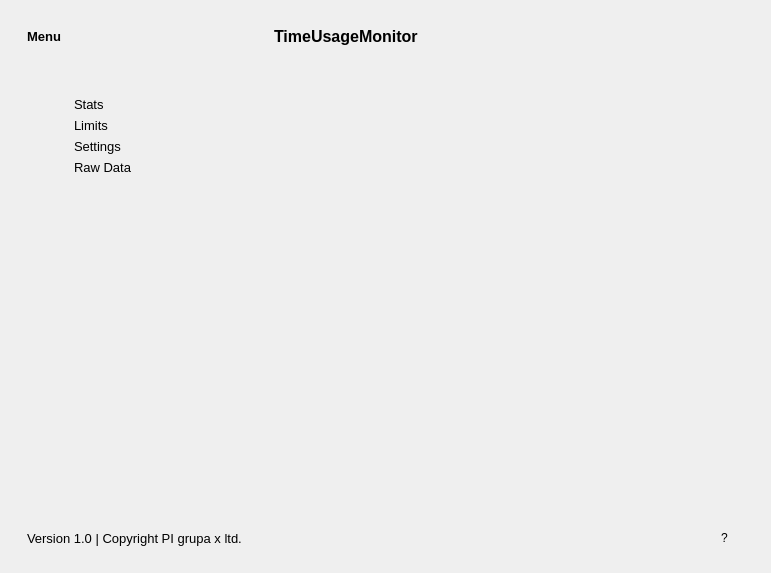
<?xml version="1.0" encoding="UTF-8"?>
<ui version="4.0">
 <class>MainWindow</class>
 <widget class="QMainWindow" name="MainWindow">
  <property name="geometry">
   <rect>
    <x>0</x>
    <y>0</y>
    <width>771</width>
    <height>573</height>
   </rect>
  </property>
  <property name="windowTitle">
   <string>MainWindow</string>
  </property>
  <property name="styleSheet">
   <string notr="true">border: none</string>
  </property>
  <widget class="QWidget" name="centralwidget">
   <layout class="QVBoxLayout" name="verticalLayout">
    <item alignment="Qt::AlignTop">
     <widget class="QFrame" name="header_frame">
      <property name="styleSheet">
       <string notr="true">:pressed {
	background-color: rgb(172, 226, 255)
}</string>
      </property>
      <property name="frameShape">
       <enum>QFrame::StyledPanel</enum>
      </property>
      <property name="frameShadow">
       <enum>QFrame::Raised</enum>
      </property>
      <layout class="QHBoxLayout" name="horizontalLayout">
       <item>
        <widget class="QFrame" name="header_left_fr">
         <property name="frameShape">
          <enum>QFrame::StyledPanel</enum>
         </property>
         <property name="frameShadow">
          <enum>QFrame::Raised</enum>
         </property>
         <layout class="QHBoxLayout" name="horizontalLayout_4">
          <item alignment="Qt::AlignLeft">
           <widget class="QPushButton" name="pushButton">
            <property name="font">
             <font>
              <pointsize>10</pointsize>
              <weight>75</weight>
              <bold>true</bold>
             </font>
            </property>
            <property name="text">
             <string>Menu</string>
            </property>
            <property name="icon">
             <iconset resource="icons.qrc">
              <normaloff>:/icons/icons/menu.svg</normaloff>:/icons/icons/menu.svg</iconset>
            </property>
            <property name="iconSize">
             <size>
              <width>32</width>
              <height>32</height>
             </size>
            </property>
           </widget>
          </item>
         </layout>
        </widget>
       </item>
       <item>
        <widget class="QFrame" name="header_center_fr">
         <property name="frameShape">
          <enum>QFrame::StyledPanel</enum>
         </property>
         <property name="frameShadow">
          <enum>QFrame::Raised</enum>
         </property>
         <layout class="QHBoxLayout" name="horizontalLayout_3">
          <item>
           <widget class="QLabel" name="label">
            <property name="font">
             <font>
              <pointsize>12</pointsize>
              <weight>75</weight>
              <bold>true</bold>
             </font>
            </property>
            <property name="text">
             <string>TimeUsageMonitor</string>
            </property>
           </widget>
          </item>
         </layout>
        </widget>
       </item>
       <item alignment="Qt::AlignRight">
        <widget class="QFrame" name="header_right_fr">
         <property name="styleSheet">
          <string notr="true"/>
         </property>
         <property name="frameShape">
          <enum>QFrame::StyledPanel</enum>
         </property>
         <property name="frameShadow">
          <enum>QFrame::Raised</enum>
         </property>
         <layout class="QHBoxLayout" name="horizontalLayout_2">
          <property name="spacing">
           <number>10</number>
          </property>
          <property name="leftMargin">
           <number>0</number>
          </property>
          <property name="topMargin">
           <number>0</number>
          </property>
          <property name="rightMargin">
           <number>0</number>
          </property>
          <property name="bottomMargin">
           <number>0</number>
          </property>
          <item>
           <widget class="QPushButton" name="minimize_button">
            <property name="styleSheet">
             <string notr="true">:hover {
	background-color: rgb(48, 158, 255)
}

:pressed {
	background-color: rgb(146, 188, 255)
}</string>
            </property>
            <property name="text">
             <string/>
            </property>
            <property name="icon">
             <iconset resource="icons.qrc">
              <normaloff>:/icons/icons/minus.svg</normaloff>:/icons/icons/minus.svg</iconset>
            </property>
            <property name="iconSize">
             <size>
              <width>32</width>
              <height>16</height>
             </size>
            </property>
           </widget>
          </item>
          <item>
           <widget class="QPushButton" name="resize_button">
            <property name="styleSheet">
             <string notr="true">:hover {
	background-color: rgb(48, 158, 255)
}

:pressed {
	background-color: rgb(146, 188, 255)
}</string>
            </property>
            <property name="text">
             <string/>
            </property>
            <property name="icon">
             <iconset>
              <normaloff>icons/restore_window.png</normaloff>icons/restore_window.png</iconset>
            </property>
            <property name="iconSize">
             <size>
              <width>32</width>
              <height>16</height>
             </size>
            </property>
           </widget>
          </item>
          <item>
           <widget class="QPushButton" name="exit_button">
            <property name="styleSheet">
             <string notr="true">:hover {
	background-color: rgb(255, 28, 77)
}

:pressed {
	background-color: rgb(255, 179, 180);
}</string>
            </property>
            <property name="text">
             <string/>
            </property>
            <property name="icon">
             <iconset resource="icons.qrc">
              <normaloff>:/icons/icons/x.svg</normaloff>:/icons/icons/x.svg</iconset>
            </property>
            <property name="iconSize">
             <size>
              <width>32</width>
              <height>16</height>
             </size>
            </property>
           </widget>
          </item>
         </layout>
        </widget>
       </item>
      </layout>
     </widget>
    </item>
    <item>
     <widget class="QFrame" name="center_frame">
      <property name="sizePolicy">
       <sizepolicy hsizetype="Preferred" vsizetype="Expanding">
        <horstretch>0</horstretch>
        <verstretch>0</verstretch>
       </sizepolicy>
      </property>
      <property name="frameShape">
       <enum>QFrame::StyledPanel</enum>
      </property>
      <property name="frameShadow">
       <enum>QFrame::Raised</enum>
      </property>
      <layout class="QHBoxLayout" name="horizontalLayout_8">
       <item alignment="Qt::AlignLeft">
        <widget class="QFrame" name="left_menu_fr">
         <property name="styleSheet">
          <string notr="true">:pressed {
	background-color: rgb(172, 226, 255)
}</string>
         </property>
         <property name="frameShape">
          <enum>QFrame::StyledPanel</enum>
         </property>
         <property name="frameShadow">
          <enum>QFrame::Raised</enum>
         </property>
         <layout class="QHBoxLayout" name="horizontalLayout_9">
          <item alignment="Qt::AlignLeft|Qt::AlignTop">
           <widget class="QFrame" name="menu_fr">
            <property name="frameShape">
             <enum>QFrame::StyledPanel</enum>
            </property>
            <property name="frameShadow">
             <enum>QFrame::Raised</enum>
            </property>
            <layout class="QGridLayout" name="gridLayout">
             <item row="2" column="0">
              <widget class="QPushButton" name="settings_btn">
               <property name="text">
                <string/>
               </property>
               <property name="icon">
                <iconset resource="icons.qrc">
                 <normaloff>:/icons/icons/settings.svg</normaloff>:/icons/icons/settings.svg</iconset>
               </property>
               <property name="iconSize">
                <size>
                 <width>32</width>
                 <height>32</height>
                </size>
               </property>
              </widget>
             </item>
             <item row="0" column="0">
              <widget class="QPushButton" name="stats_btn">
               <property name="text">
                <string/>
               </property>
               <property name="icon">
                <iconset resource="icons.qrc">
                 <normaloff>:/icons/icons/bar-chart-2.svg</normaloff>:/icons/icons/bar-chart-2.svg</iconset>
               </property>
               <property name="iconSize">
                <size>
                 <width>32</width>
                 <height>32</height>
                </size>
               </property>
              </widget>
             </item>
             <item row="1" column="1">
              <widget class="QLabel" name="label_4">
               <property name="font">
                <font>
                 <pointsize>10</pointsize>
                </font>
               </property>
               <property name="text">
                <string>Limits</string>
               </property>
               <property name="margin">
                <number>5</number>
               </property>
              </widget>
             </item>
             <item row="0" column="1">
              <widget class="QLabel" name="label_3">
               <property name="font">
                <font>
                 <pointsize>10</pointsize>
                </font>
               </property>
               <property name="text">
                <string>Stats</string>
               </property>
               <property name="margin">
                <number>5</number>
               </property>
              </widget>
             </item>
             <item row="1" column="0">
              <widget class="QPushButton" name="lock_btn">
               <property name="text">
                <string/>
               </property>
               <property name="icon">
                <iconset resource="icons.qrc">
                 <normaloff>:/icons/icons/key.svg</normaloff>:/icons/icons/key.svg</iconset>
               </property>
               <property name="iconSize">
                <size>
                 <width>32</width>
                 <height>32</height>
                </size>
               </property>
              </widget>
             </item>
             <item row="2" column="1">
              <widget class="QLabel" name="label_5">
               <property name="font">
                <font>
                 <pointsize>10</pointsize>
                </font>
               </property>
               <property name="text">
                <string>Settings</string>
               </property>
               <property name="margin">
                <number>5</number>
               </property>
              </widget>
             </item>
             <item row="3" column="0">
              <widget class="QPushButton" name="pushButton_3">
               <property name="text">
                <string/>
               </property>
               <property name="icon">
                <iconset resource="icons.qrc">
                 <normaloff>:/icons/icons/database.svg</normaloff>:/icons/icons/database.svg</iconset>
               </property>
               <property name="iconSize">
                <size>
                 <width>32</width>
                 <height>32</height>
                </size>
               </property>
              </widget>
             </item>
             <item row="3" column="1">
              <widget class="QLabel" name="label_6">
               <property name="font">
                <font>
                 <pointsize>10</pointsize>
                </font>
               </property>
               <property name="text">
                <string>Raw Data</string>
               </property>
              </widget>
             </item>
            </layout>
           </widget>
          </item>
         </layout>
        </widget>
       </item>
       <item>
        <widget class="QFrame" name="main_frame">
         <property name="sizePolicy">
          <sizepolicy hsizetype="Expanding" vsizetype="Preferred">
           <horstretch>0</horstretch>
           <verstretch>0</verstretch>
          </sizepolicy>
         </property>
         <property name="frameShape">
          <enum>QFrame::StyledPanel</enum>
         </property>
         <property name="frameShadow">
          <enum>QFrame::Raised</enum>
         </property>
         <layout class="QVBoxLayout" name="verticalLayout_2">
          <item>
           <widget class="QStackedWidget" name="centralWidget">
            <property name="currentIndex">
             <number>1</number>
            </property>
            <widget class="QWidget" name="stats_page"/>
            <widget class="QWidget" name="lock_page"/>
            <widget class="QWidget" name="settings_page"/>
           </widget>
          </item>
         </layout>
        </widget>
       </item>
       <item>
        <widget class="QFrame" name="right_center_fr">
         <property name="frameShape">
          <enum>QFrame::StyledPanel</enum>
         </property>
         <property name="frameShadow">
          <enum>QFrame::Raised</enum>
         </property>
        </widget>
       </item>
      </layout>
     </widget>
    </item>
    <item alignment="Qt::AlignBottom">
     <widget class="QFrame" name="footer_frame">
      <property name="styleSheet">
       <string notr="true">:pressed {
	background-color: rgb(172, 226, 255)
}</string>
      </property>
      <property name="frameShape">
       <enum>QFrame::StyledPanel</enum>
      </property>
      <property name="frameShadow">
       <enum>QFrame::Raised</enum>
      </property>
      <layout class="QHBoxLayout" name="horizontalLayout_5">
       <item>
        <widget class="QFrame" name="frame_2">
         <property name="frameShape">
          <enum>QFrame::StyledPanel</enum>
         </property>
         <property name="frameShadow">
          <enum>QFrame::Raised</enum>
         </property>
         <layout class="QHBoxLayout" name="horizontalLayout_7">
          <item alignment="Qt::AlignLeft">
           <widget class="QLabel" name="label_2">
            <property name="font">
             <font>
              <pointsize>10</pointsize>
             </font>
            </property>
            <property name="text">
             <string>Version 1.0 | Copyright PI grupa x ltd.</string>
            </property>
           </widget>
          </item>
         </layout>
        </widget>
       </item>
       <item>
        <widget class="QFrame" name="frame_3">
         <property name="frameShape">
          <enum>QFrame::StyledPanel</enum>
         </property>
         <property name="frameShadow">
          <enum>QFrame::Raised</enum>
         </property>
         <layout class="QHBoxLayout" name="horizontalLayout_6">
          <item alignment="Qt::AlignRight">
           <widget class="QPushButton" name="pushButton_2">
            <property name="sizePolicy">
             <sizepolicy hsizetype="Minimum" vsizetype="Fixed">
              <horstretch>0</horstretch>
              <verstretch>0</verstretch>
             </sizepolicy>
            </property>
            <property name="text">
             <string>?</string>
            </property>
            <property name="iconSize">
             <size>
              <width>16</width>
              <height>16</height>
             </size>
            </property>
           </widget>
          </item>
         </layout>
        </widget>
       </item>
       <item alignment="Qt::AlignBottom">
        <widget class="QFrame" name="size_grip">
         <property name="minimumSize">
          <size>
           <width>10</width>
           <height>10</height>
          </size>
         </property>
         <property name="maximumSize">
          <size>
           <width>10</width>
           <height>10</height>
          </size>
         </property>
         <property name="frameShape">
          <enum>QFrame::StyledPanel</enum>
         </property>
         <property name="frameShadow">
          <enum>QFrame::Raised</enum>
         </property>
        </widget>
       </item>
      </layout>
     </widget>
    </item>
   </layout>
  </widget>
 </widget>
 <resources>
  <include location="icons.qrc"/>
 </resources>
 <connections/>
</ui>
